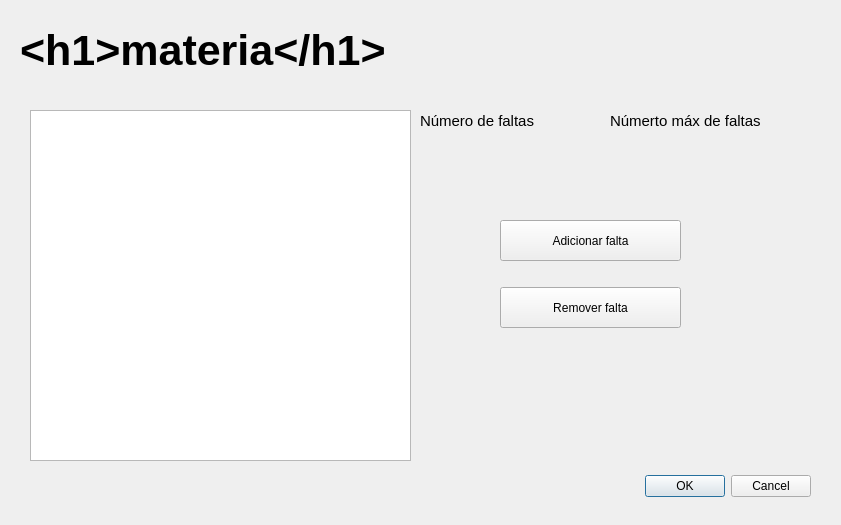
<?xml version="1.0" encoding="UTF-8"?>
<ui version="4.0">
 <class>controle_faltas_materia</class>
 <widget class="QDialog" name="controle_faltas_materia">
  <property name="geometry">
   <rect>
    <x>0</x>
    <y>0</y>
    <width>841</width>
    <height>525</height>
   </rect>
  </property>
  <property name="windowTitle">
   <string>Dialog</string>
  </property>
  <widget class="QDialogButtonBox" name="buttonBox">
   <property name="geometry">
    <rect>
     <x>470</x>
     <y>470</y>
     <width>341</width>
     <height>32</height>
    </rect>
   </property>
   <property name="orientation">
    <enum>Qt::Horizontal</enum>
   </property>
   <property name="standardButtons">
    <set>QDialogButtonBox::Cancel|QDialogButtonBox::Ok</set>
   </property>
  </widget>
  <widget class="QLabel" name="lbl_materia">
   <property name="geometry">
    <rect>
     <x>20</x>
     <y>10</y>
     <width>771</width>
     <height>81</height>
    </rect>
   </property>
   <property name="font">
    <font>
     <pointsize>16</pointsize>
    </font>
   </property>
   <property name="text">
    <string>&lt;html&gt;&lt;head/&gt;&lt;body&gt;&lt;p&gt;&lt;span style=&quot; font-size:xx-large; font-weight:600;&quot;&gt;&amp;lt;h1&amp;gt;materia&amp;lt;/h1&amp;gt;&lt;/span&gt;&lt;/p&gt;&lt;/body&gt;&lt;/html&gt;</string>
   </property>
  </widget>
  <widget class="QLabel" name="label">
   <property name="geometry">
    <rect>
     <x>420</x>
     <y>90</y>
     <width>161</width>
     <height>61</height>
    </rect>
   </property>
   <property name="font">
    <font>
     <pointsize>11</pointsize>
    </font>
   </property>
   <property name="text">
    <string>Número de faltas</string>
   </property>
  </widget>
  <widget class="QLabel" name="label_2">
   <property name="geometry">
    <rect>
     <x>610</x>
     <y>100</y>
     <width>191</width>
     <height>41</height>
    </rect>
   </property>
   <property name="font">
    <font>
     <pointsize>11</pointsize>
    </font>
   </property>
   <property name="text">
    <string>Númerto máx de faltas</string>
   </property>
  </widget>
  <widget class="QLabel" name="n_faltas">
   <property name="geometry">
    <rect>
     <x>450</x>
     <y>150</y>
     <width>91</width>
     <height>51</height>
    </rect>
   </property>
   <property name="font">
    <font>
     <pointsize>16</pointsize>
    </font>
   </property>
   <property name="text">
    <string>&lt;n&gt;</string>
   </property>
  </widget>
  <widget class="QLabel" name="n_max_faltas">
   <property name="geometry">
    <rect>
     <x>650</x>
     <y>150</y>
     <width>91</width>
     <height>51</height>
    </rect>
   </property>
   <property name="font">
    <font>
     <pointsize>16</pointsize>
    </font>
   </property>
   <property name="text">
    <string>&lt;n&gt;</string>
   </property>
  </widget>
  <widget class="QPlainTextEdit" name="plainTextEdit">
   <property name="geometry">
    <rect>
     <x>30</x>
     <y>110</y>
     <width>381</width>
     <height>351</height>
    </rect>
   </property>
   <property name="font">
    <font>
     <pointsize>12</pointsize>
    </font>
   </property>
  </widget>
  <widget class="QPushButton" name="btn_add_falta">
   <property name="geometry">
    <rect>
     <x>500</x>
     <y>220</y>
     <width>181</width>
     <height>41</height>
    </rect>
   </property>
   <property name="text">
    <string>Adicionar falta</string>
   </property>
  </widget>
  <widget class="QPushButton" name="btn_removerFalta">
   <property name="geometry">
    <rect>
     <x>500</x>
     <y>287</y>
     <width>181</width>
     <height>41</height>
    </rect>
   </property>
   <property name="text">
    <string>Remover falta</string>
   </property>
  </widget>
 </widget>
 <resources/>
 <connections>
  <connection>
   <sender>buttonBox</sender>
   <signal>accepted()</signal>
   <receiver>controle_faltas_materia</receiver>
   <slot>accept()</slot>
   <hints>
    <hint type="sourcelabel">
     <x>248</x>
     <y>254</y>
    </hint>
    <hint type="destinationlabel">
     <x>157</x>
     <y>274</y>
    </hint>
   </hints>
  </connection>
  <connection>
   <sender>buttonBox</sender>
   <signal>rejected()</signal>
   <receiver>controle_faltas_materia</receiver>
   <slot>reject()</slot>
   <hints>
    <hint type="sourcelabel">
     <x>316</x>
     <y>260</y>
    </hint>
    <hint type="destinationlabel">
     <x>286</x>
     <y>274</y>
    </hint>
   </hints>
  </connection>
 </connections>
</ui>
